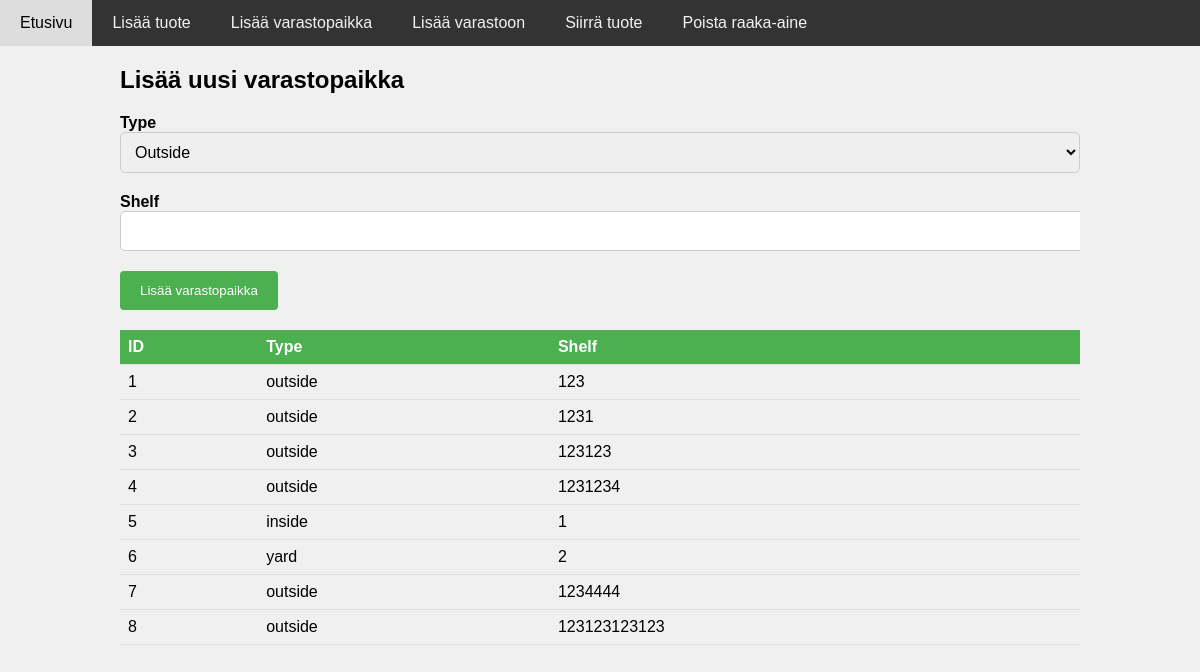
/add_location, run on the app's committed database.
### app/models.py (models this page shows)
class Location(db.Model):
    id = db.Column(db.Integer, primary_key=True)
    type = db.Column(db.String(20), nullable=False)
    shelf = db.Column(db.String(20), nullable=False)
    products = db.relationship('Product', back_populates='location')

### app/views.py (the view, shortened to what this page needs)
@main.route('/add_location', methods=['GET', 'POST'])
def add_location():
    locations = Location.query.all()  # Query all locations
    return render_template('add_location.html', form=ProductForm(), locations=locations)

### app/forms.py
class ProductForm(FlaskForm):
    mancode = StringField('Manufacturer Code', validators=[DataRequired()])
    usercode = StringField('User Code', validators=[DataRequired()])
    description = StringField('Description', validators=[DataRequired()])
    category = SelectField('Category', choices=[('raw_material', 'Raw Material'), ('parts', 'Parts'), ('finished_product', 'Finished Product')], validators=[DataRequired()])
    location = QuerySelectField('Location', query_factory=get_locations, get_label='shelf', validators=[DataRequired()])
    type = SelectField('Type', choices=[('outside', 'Outside'), ('inside', 'Inside'), ('yard', 'Yard')], validators=[DataRequired()])
    shelf = StringField('Shelf', validators=[DataRequired()])
    product = StringField('Product', validators=[DataRequired()])
    destination_location = SelectField('Destination Location', coerce=int, validators=[DataRequired()])
    source_location = SelectField('Source Location', coerce=int, validators=[DataRequired()])
    submit = SubmitField('Add Product')

### templates/add_location.html (shortened to what this page needs)
{% extends 'base.html' %}
{% block content %}
  <h2>Lisää uusi varastopaikka</h2>
  <form method="POST" action="">
    <div class="form-group">
      {{ form.type.label }} {{ form.type(class="form-control") }}
    </div>
    <div class="form-group">
      {{ form.shelf.label }} {{ form.shelf(class="form-control") }}
    </div>
    <div class="form-group">
      <input type="submit" value="Lisää varastopaikka" class="btn btn-primary">
    </div>
  </form>
  <table class="table">
    <thead>
      <tr>
        <th>ID</th>
        <th>Type</th>
        <th>Shelf</th>
      </tr>
    </thead>
    <tbody>
      {% for location in locations %}
        <tr>
          <td>{{ location.id }}</td>
          <td>{{ location.type }}</td>
          <td>{{ location.shelf }}</td>
        </tr>
      {% endfor %}
    </tbody>
  </table>
{% endblock %}

### static/css/style.css (style rules this page uses)
body { font-family: Arial, sans-serif; background-color: #f0f0f0; margin: 0; padding: 0; }
.form-group { margin-bottom: 20px; }
.form-group label { display: block; font-weight: bold; }
.form-group input[type="text"], .form-group select { width: 100%; padding: 10px; font-size: 16px; border-radius: 5px; border: 1px solid #ccc; }
.form-group input[type="submit"] { background-color: #4CAF50; color: white; padding: 12px 20px; border: none; border-radius: 4px; cursor: pointer; }
.table { width: 100%; border-collapse: collapse; }
.table th, .table td { padding: 8px; text-align: left; border-bottom: 1px solid #ddd; }
.table th { background-color: #4CAF50; color: white; }

### data on the page
Location: id "1", type "outside", shelf "123"
Location: id "2", type "outside", shelf "1231"
Location: id "3", type "outside", shelf "123123"
Location: id "4", type "outside", shelf "1231234"
Location: id "5", type "inside", shelf "1"
Location: id "6", type "yard", shelf "2"
Location: id "7", type "outside", shelf "1234444"
Location: id "8", type "outside", shelf "123123123123"
